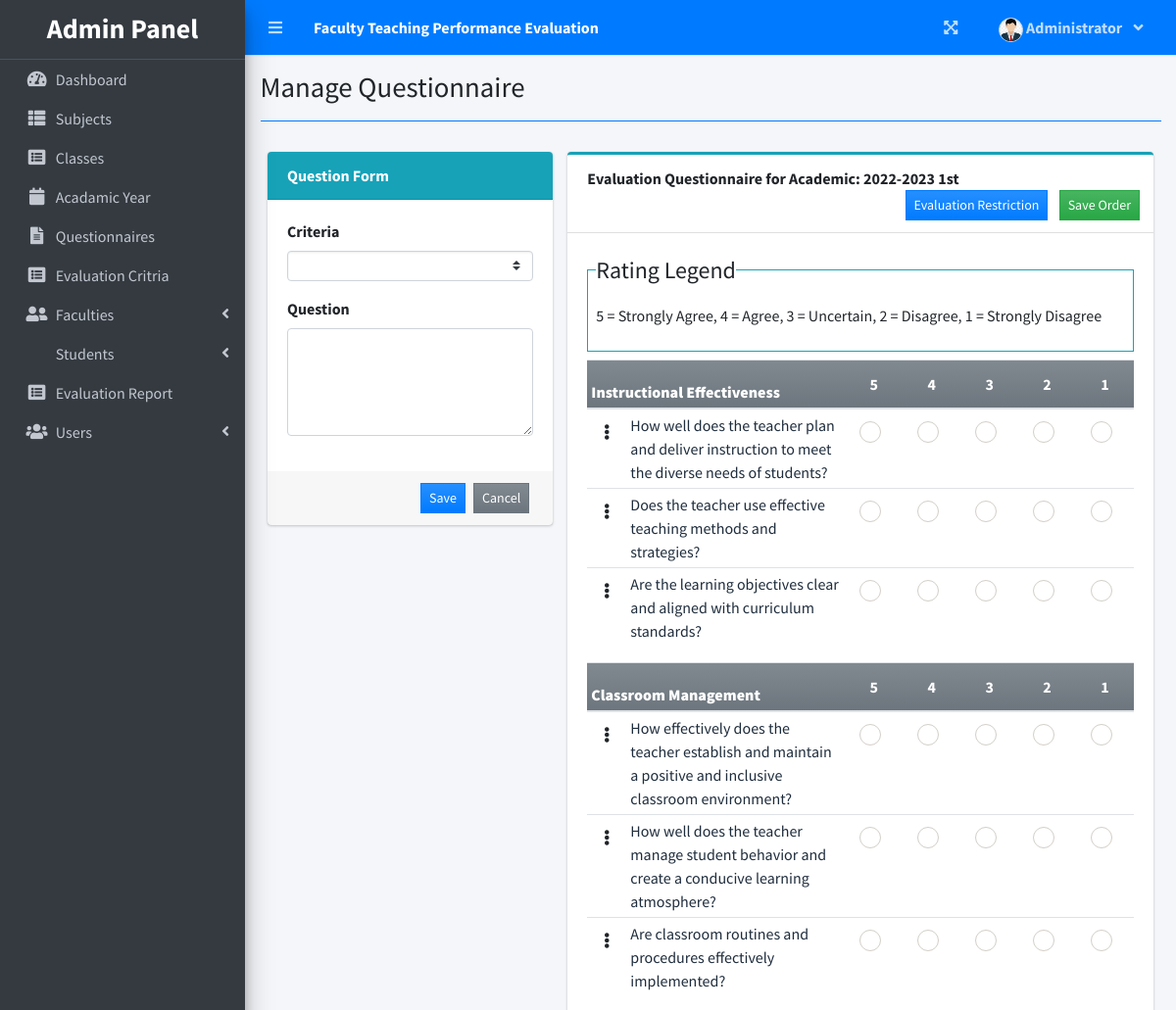
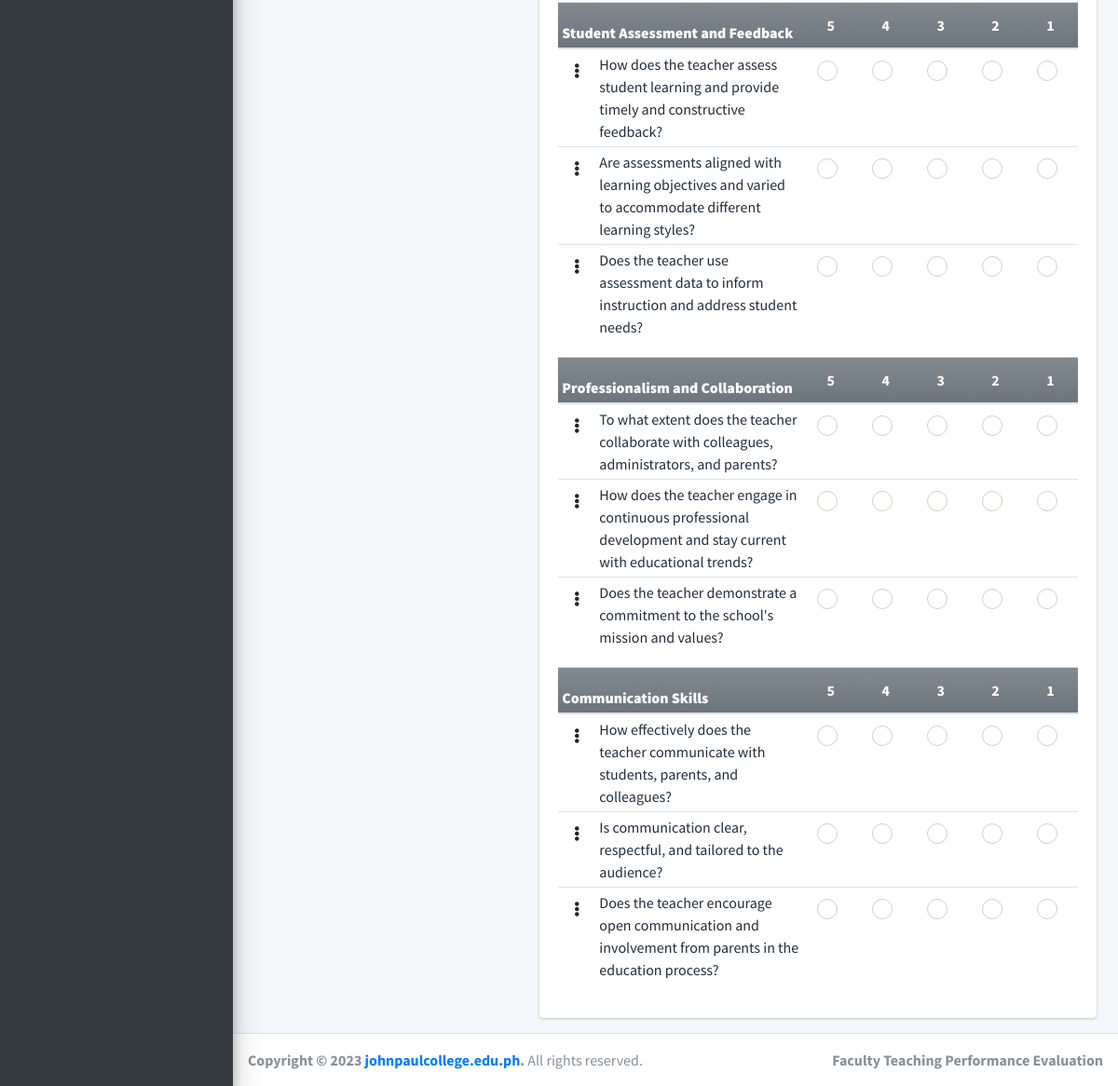
Page /index.php?page=manage_questionnaire&id=4 (signed in) on the committed database (2 pictures, top to bottom).
### tables this page shows
CREATE TABLE `criteria_list` (
  `id` int(30) NOT NULL,
  `criteria` text NOT NULL,
  `order_by` int(30) NOT NULL
);

CREATE TABLE `question_list` (
  `id` int(30) NOT NULL,
  `academic_id` int(30) NOT NULL,
  `question` text NOT NULL,
  `order_by` int(30) NOT NULL,
  `criteria_id` int(30) NOT NULL
);

### admin/manage_questionnaire.php (the view, shortened to what this page needs)
<?php
include 'db_connect.php';
function ordinal_suffix($num){
    $num = $num % 100;
    if($num < 11 || $num > 13){
         switch($num % 10){
            case 1: return $num.'st';
        }
    }
    return $num.'th';
}
?>
<div class="container-fluid">
	<div class="row">
		<div class="col-md-4">
			<div class="card card-info card-primary">
				<div class="card-header">
					<b>Question Form</b>
				</div>
				<div class="card-body">
					<form action="" id="manage-question">
						<div class="form-group">
							<label for="">Criteria</label>
							<select name="criteria_id" id="criteria_id" class="custom-select custom-select-sm select2">
								<option value=""></option>
							<?php
								$criteria = $conn->query("SELECT * FROM criteria_list order by abs(order_by) asc ");
								while($row = $criteria->fetch_assoc()):
							?>
							<option value="<?php echo $row['id'] ?>"><?php echo $row['criteria'] ?></option>
							<?php endwhile; ?>
							</select>
						</div>
						<div class="form-group">
							<label for="">Question</label>
							<textarea name="question" id="question" cols="30" rows="4" class="form-control" required=""><?php echo isset($question) ? $question : '' ?></textarea>
						</div>
					</form>
				</div>
				<div class="card-footer">
					<div class="d-flex justify-content-end w-100">
						<button class="btn btn-sm btn-primary btn-flat bg-gradient-primary mx-1" form="manage-question">Save</button>
						<button class="btn btn-sm btn-flat btn-secondary bg-gradient-secondary mx-1" form="manage-question" type="reset">Cancel</button>
					</div>
				</div>
			</div>
		</div>
		<div class="col-md-8">
			<div class="card card-outline card-info">
				<div class="card-header">
					<b>Evaluation Questionnaire for Academic: <?php echo $year.' '.(ordinal_suffix($semester)) ?> </b>
					<div class="card-tools">
						<button class="btn btn-sm btn-flat btn-primary bg-gradient-primary mx-1" id="eval_restrict" type="button">Evaluation Restriction</button>
						<button class="btn btn-sm btn-flat btn-success bg-gradient-success mx-1" form="order-question">Save Order</button>
					</div>
				</div>
				<div class="card-body">
					<fieldset class="border border-info p-2 w-100">
					   <legend  class="w-auto">Rating Legend</legend>
					   <p>5 = Strongly Agree, 4 = Agree, 3 = Uncertain, 2 = Disagree, 1 = Strongly Disagree</p>
					</fieldset>
					<form id="order-question">
					<?php
						$criteria = $conn->query("SELECT * FROM criteria_list order by abs(order_by) asc ");
						while($crow = $criteria->fetch_assoc()):
					?>
					<table class="table table-condensed">
						<thead>
							<tr class="bg-gradient-secondary">
								<th colspan="2" class=" p-1"><b><?php echo $crow['criteria'] ?></b></th>
								<th class="text-center">5</th>
								<th class="text-center">4</th>
								<th class="text-center">3</th>
								<th class="text-center">2</th>
								<th class="text-center">1</th>
							</tr>
						</thead>
						<tbody class="tr-sortable">
							<?php
							$questions = $conn->query("SELECT * FROM question_list where criteria_id = {$crow['id']} and academic_id = $id order by abs(order_by) asc ");
							while($row=$questions->fetch_assoc()):
							?>
							<tr class="bg-white">
								<td class="p-1 text-center" width="5px">
									<span class="btn-group dropright">
									  <span type="button" class="btn" data-toggle="dropdown" aria-haspopup="true" aria-expanded="false">
									   <i class="fa fa-ellipsis-v"></i>
									  </span>
									</span>
								</td>
								<td class="p-1" width="40%">
									<?php echo $row['question'] ?>
								</td>
								<?php for($c=0;$c<5;$c++): ?>
								<td class="text-center">
									<div class="icheck-success d-inline">
				                        <label for="qradio<?php echo $row['id'].'_'.$c ?>">
				                        </label>
			                      </div>
								</td>
								<?php endfor; ?>
							</tr>
							<?php endwhile; ?>
						</tbody>
					</table>
					<?php endwhile; ?>
					</form>
				</div>
			</div>
		</div>
	</div>
</div>

### rows in the picture
criteria_list: criteria "Instructional Effectiveness"
question_list: question "How well does the teacher plan and deliver instruction to meet the diverse needs of students?"
question_list: question "Does the teacher use effective teaching methods and strategies?"
question_list: question "Are the learning objectives clear and aligned with curriculum standards?"
criteria_list: criteria "Classroom Management"
question_list: question "How effectively does the teacher establish and maintain a positive and inclusive classroom environment?"
question_list: question "How well does the teacher manage student behavior and create a conducive learning atmosphere?"
question_list: question "Are classroom routines and procedures effectively implemented?"
criteria_list: criteria "Student Assessment and Feedback"
question_list: question "How does the teacher assess student learning and provide timely and constructive feedback?"
question_list: question "Are assessments aligned with learning objectives and varied to accommodate different learning styles?"
question_list: question "Does the teacher use assessment data to inform instruction and address student needs?"
criteria_list: criteria "Professionalism and Collaboration"
question_list: question "To what extent does the teacher collaborate with colleagues, administrators, and parents?"
question_list: question "How does the teacher engage in continuous professional development and stay current with educational trends?"
question_list: question "Does the teacher demonstrate a commitment to the school's mission and values?"
criteria_list: criteria "Communication Skills"
question_list: question "How effectively does the teacher communicate with students, parents, and colleagues?"
question_list: question "Is communication clear, respectful, and tailored to the audience?"
question_list: question "Does the teacher encourage open communication and involvement from parents in the education process?"

### other values in the picture
$_SESSION['system']['name'] "Faculty Teaching Performance Evaluation"
$_SESSION['login_firstname'] "Administrator"
$title "Manage Questionnaire"
$year "2022-2023"
ordinal_suffix($semester) "1st"
